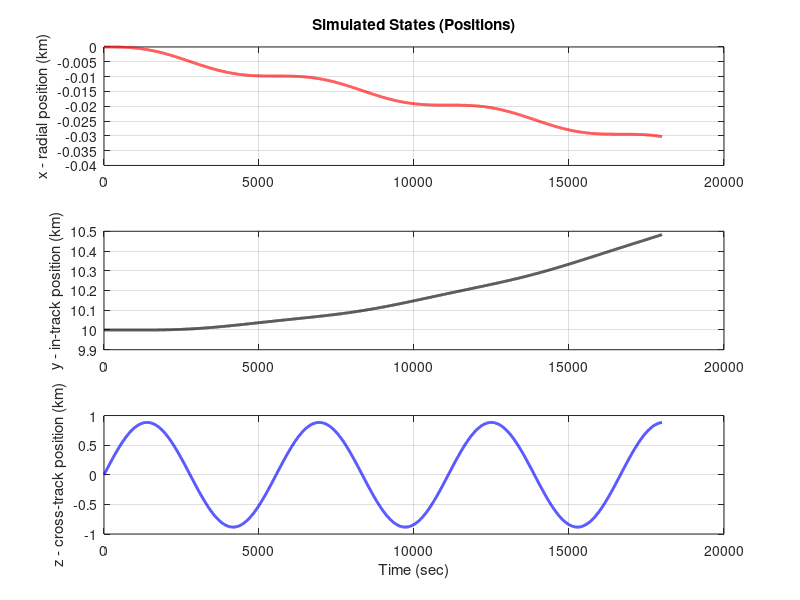
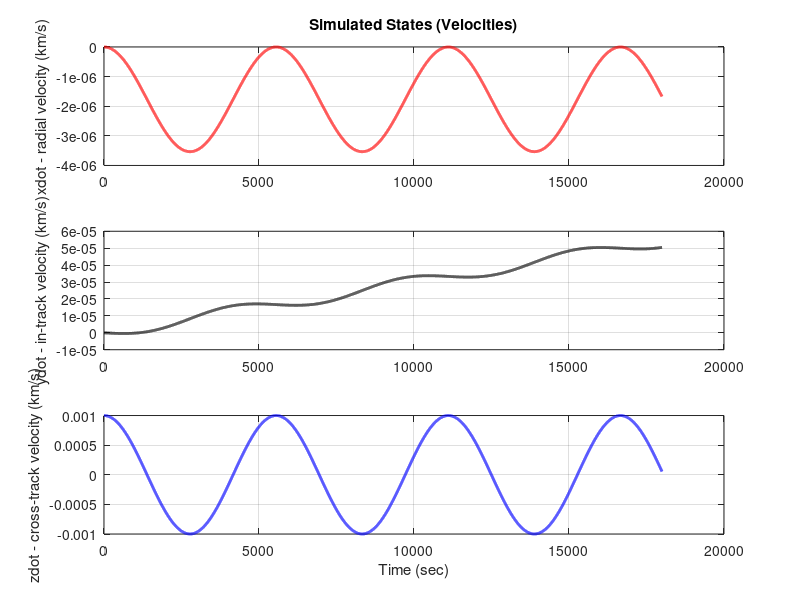
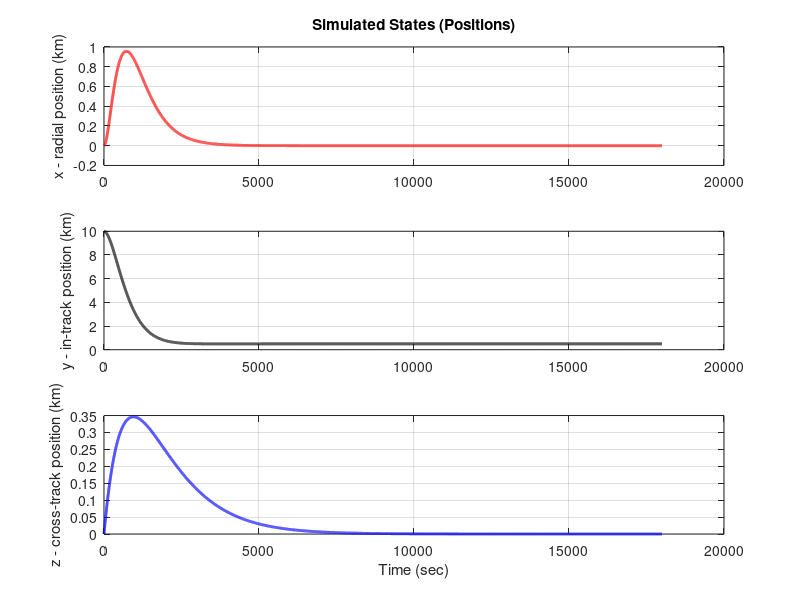
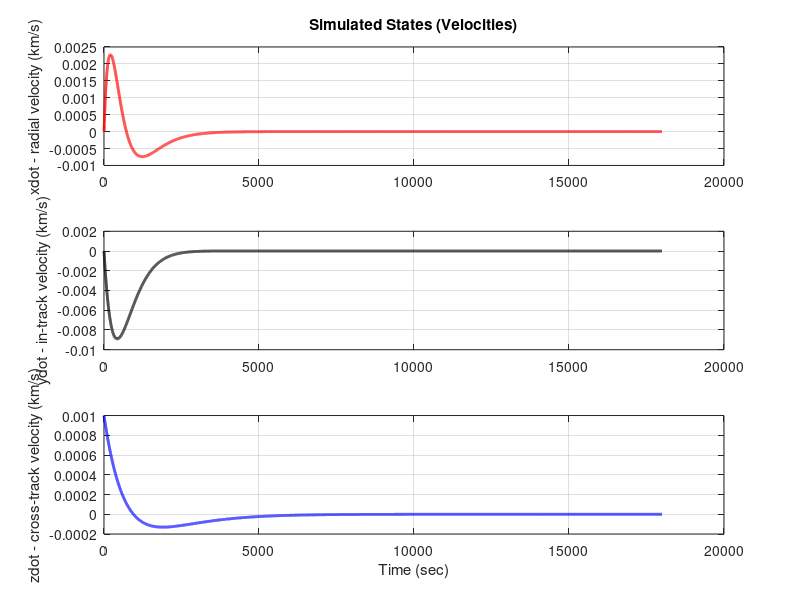

These figures' MATLAB source, in order: (Note: this script raises an error after producing the figures.)
%% ASEN 5014 - Linear Control Systems
% Final Project
% Galen Savidge, Aniket Goel, Andrew Palski

clear; close all; format shortG; clc;
%% PART A:Linear Systems Analysis
% Question 2:
% Linear system
n = sqrt(398600/6778^3);
A = [0 0 0 1 0 0;
     0 0 0 0 1 0;
     0 0 0 0 0 1;
     3*n^2 0 0 0 2*n 0;
     0 0 0 -2*n 0 0;
     0 0 -n^2 0 0 0];
B = [0 0 0;
     0 0 0;
     0 0 0;
     1 0 0;
     0 1 0;
     0 0 1];
C = [1 0 0 0 0 0;
     0 1 0 0 0 0;
     0 0 1 0 0 0];
D = [0 0 0;
     0 0 0;
     0 0 0];
G = [0;0;0;0;1;0]; %disturbance matrix, disturbance only affects in track dynamics
B_tot = [B,G];
D_tot = [D,[0;0;0]];
x0 = [0; 10; 0; 0; 0; .001]; % initial condition
r = [0; 5; 0; 0; 0; 0]; % reference 
d = -1e-9; % disturbance %CHANGE: set to 1 um/s vs 1 m/s

 % Eigenvalues
[E, L] = eig(A);
evals = diag(L);

% Simulated plant dynamics with no control and including disturbances
u = [0;0;0];
u_tot = [u;d]';
ts = 0:1:18000;
us = u_tot + zeros(length(ts),4);
sys = ss(A,B_tot,C,D_tot);
[ys,~,xs] = lsim(sys,us,ts,x0);
figure();
ax = subplot(3,1,1);
plot(ax,ts,xs(:,1),'LineWidth',2,'Color','r')
ylabel('x - radial position (km)')
title('Simulated States (Positions)')
grid on
ax = subplot(3,1,2);
plot(ax,ts,xs(:,2),'LineWidth',2,'Color','k')
ylabel('y - in-track position (km)')
grid on
ax = subplot(3,1,3);
plot(ax,ts,xs(:,3),'LineWidth',2,'Color','b')
ylabel('z - cross-track position (km)')
xlabel('Time (sec)')
grid on

figure()
ax = subplot(3,1,1);
plot(ax,ts,xs(:,4),'LineWidth',2,'Color','r')
ylabel('xdot - radial velocity (km/s)')
title('Simulated States (Velocities)')
grid on
ax = subplot(3,1,2);
plot(ax,ts,xs(:,5),'LineWidth',2,'Color','k')
ylabel('ydot - in-track velocity (km/s)')
grid on
ax = subplot(3,1,3);
plot(ax,ts,xs(:,6),'LineWidth',2,'Color','b')
ylabel('zdot - cross-track velocity (km/s)')
xlabel('Time (sec)')
grid on

% Question 3
% Reachability/Controllability
P = [B A*B A^2*B A^3*B A^4*B A^5*B]; 
rank(P) % = 6 = n, so reachable

% Observability
O = [C; C*A; C*A^2; C*A^3; C*A^4; C*A^5];
rank(O) % = 6 = n, so completely observable

%% Part B
% Question 4: Full State Feedback

% Try without integral control at first

K = place(A,B,[-0.0013149 -0.00327 -0.00156 -.00301 -.00264 -.000828]);
%K = place(A,B,-.005*rand(1,6));
F = inv(C/(-A+B*K)*B);

Acl_FSF = A - B*K;
Bcl_FSF = [B*F G];
Ccl_FSF = C - D*K;
Dcl_FSF = [D*F zeros(3,1)];

sys_FSF = ss(Acl_FSF, Bcl_FSF, Ccl_FSF, Dcl_FSF);


r_aug_FSF = repmat([0 .5 0 d],length(ts),1);%reference input augmented with disturbance

[y_FSF,~,x_FSF] = lsim(sys_FSF, r_aug_FSF, ts, x0);

%Check actuators
u = zeros(3,length(ts));
for ii = 1:length(ts)
    u(:,ii) = F*[0;.5;0] - K * x_FSF(ii,:)';
end

u = 1000 * u; %convert to m/s

figure();
ax = subplot(3,1,1);
plot(ax,ts,x_FSF(:,1),'LineWidth',2,'Color','r')
ylabel('x - radial position (km)')
title('Simulated States (Positions)')
grid on
ax = subplot(3,1,2);
plot(ax,ts,x_FSF(:,2),'LineWidth',2,'Color','k')
ylabel('y - in-track position (km)')
grid on
ax = subplot(3,1,3);
plot(ax,ts,x_FSF(:,3),'LineWidth',2,'Color','b')
ylabel('z - cross-track position (km)')
xlabel('Time (sec)')
grid on

figure()
ax = subplot(3,1,1);
plot(ax,ts,x_FSF(:,4),'LineWidth',2,'Color','r')
ylabel('xdot - radial velocity (km/s)')
title('Simulated States (Velocities)')
grid on
ax = subplot(3,1,2);
plot(ax,ts,x_FSF(:,5),'LineWidth',2,'Color','k')
ylabel('ydot - in-track velocity (km/s)')
grid on
ax = subplot(3,1,3);
plot(ax,ts,x_FSF(:,6),'LineWidth',2,'Color','b')
ylabel('zdot - cross-track velocity (km/s)')
xlabel('Time (sec)')
grid on

figure()
subplot(3,1,1);
plot(ts,u(1,:),'LineWidth',2,'Color','r');
hold on;
plot([0 max(ts)],[0.000769 0.000769],'k:');
plot([0 max(ts)],[-0.000769 -0.000769],'k:');
ylabel('Radial Actuator Response (m/s^2)');

subplot(3,1,2);
plot(ts,u(2,:),'LineWidth',2,'Color','k');
hold on;
plot([0 max(ts)],[0.000769 0.000769],'k:');
plot([0 max(ts)],[-0.000769 -0.000769],'k:');
ylabel('In-Track Actuator Response (m/s^2)');

subplot(3,1,3);
plot(ts,u(3,:),'LineWidth',2,'Color','b');
hold on;
plot([0 max(ts)],[0.000769 0.000769],'k:');
plot([0 max(ts)],[-0.000769 -0.000769],'k:');
ylabel('Cross-Track Actuator Response (m/s^2)');
xlabel('Time (sec)');
sgtitle('Actuator Response vs Time');

% Question 5
% Luenberger observer matrix
des_L_poles = [-2, -2.1, -2.2, -2.3, -2.4, -2.5];
L_transpose = place(A',C',des_L_poles);
% Closed loop state and error dynamics with full state feedback control
A_CL_aug = [(A-B*K), B*K;
        0, (A-L*C)];
B_CL_aug = [B*F; zeros(size(B*F))];
C_CL_aug = [C, zeros(size(C))];
D_CL_aug = D_tot;
B_CL_aug_tot = [B_CL_aug, [G;G]];

% Simulating with zero initial error
e0 = zeros(6,1);
x_cl_aug0 = [x0;e0];

u_tot = [r;d];
ts = 0:1:18000;
us = u_tot + zeros(length(ts),4);
sys = ss(A_CL_aug,B_CL_aug_tot,C_CL_aug,D_CL_aug);
[ys,~,xs] = lsim(sys,us,ts,x0);
figure();
ax = subplot(3,1,1);
plot(ax,ts,xs(:,1),'LineWidth',2,'Color','r')
ylabel('x - radial position (km)')
title('Simulated States (Positions)')
grid on
ax = subplot(3,1,2);
plot(ax,ts,xs(:,2),'LineWidth',2,'Color','k')
ylabel('y - in-track position (km)')
grid on
ax = subplot(3,1,3);
plot(ax,ts,xs(:,3),'LineWidth',2,'Color','b')
ylabel('z - cross-track position (km)')
xlabel('Time (sec)')
grid on

figure()
ax = subplot(3,1,1);
plot(ax,ts,xs(:,4),'LineWidth',2,'Color','r')
ylabel('xdot - radial velocity (km/s)')
title('Simulated States (Velocities)')
grid on
ax = subplot(3,1,2);
plot(ax,ts,xs(:,4),'LineWidth',2,'Color','k')
ylabel('ydot - in-track velocity (km/s)')
grid on
ax = subplot(3,1,3);
plot(ax,ts,xs(:,6),'LineWidth',2,'Color','b')
ylabel('zdot - cross-track velocity (km/s)')
xlabel('Time (sec)')
grid on
